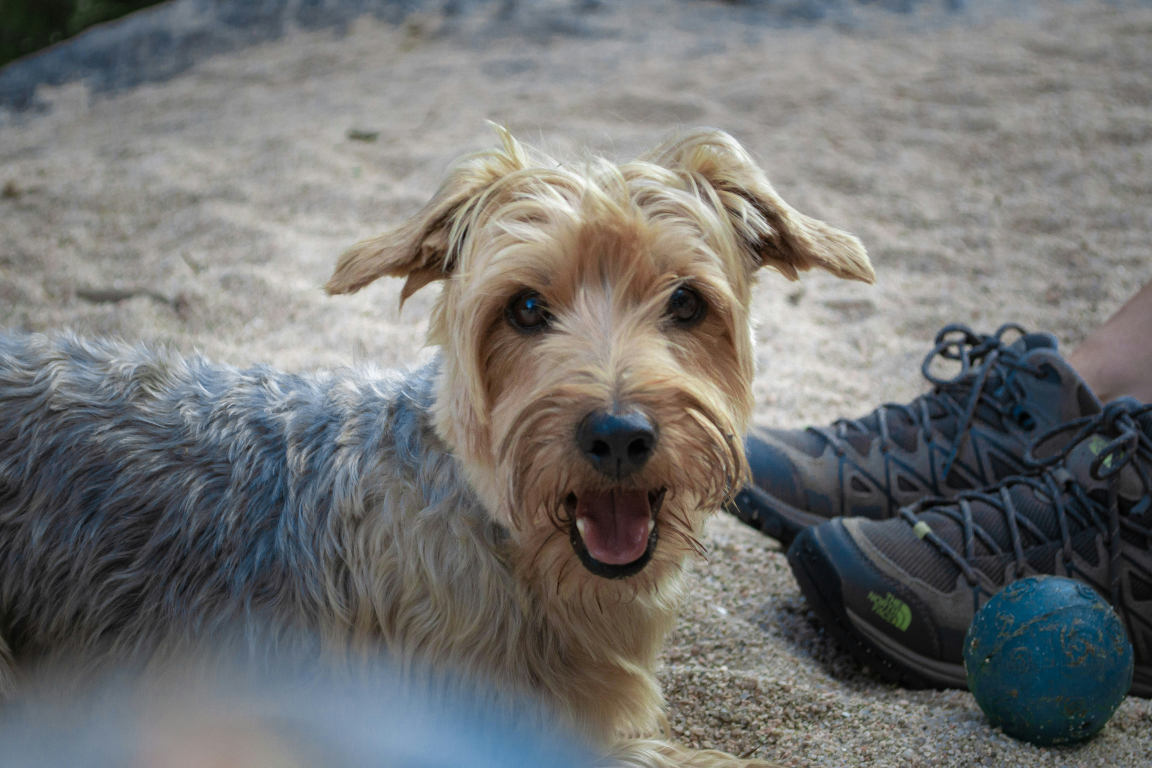
#> input picture level-4/datasets/gabriel-martin-FH3NzSqwOTU-unsplash.jpg, 4608 x 3072 px, found by its file name (shown at 1/4 size)
$ python image_preprocessing.py
#> lines starting #> are read from the running program, lines starting #| are printed output that depends on the picture
# importing libraries
import cv2
import numpy as np


image_1 = cv2.imread('level-4/datasets/gabriel-martin-FH3NzSqwOTU-unsplash.jpg')
#> image_1 is the input picture: shape (3072, 4608, 3); mean B, G, R 113.5, 114.8, 114.3
image_2 = cv2.imread('level-4/datasets/awmleer-I--YyrXUphc-unsplash.jpg')
image_3 = cv2.imread('level-4/datasets/daniel-lloyd-blunk-fernandez-QkKKggRWlE8-unsplash.jpg')
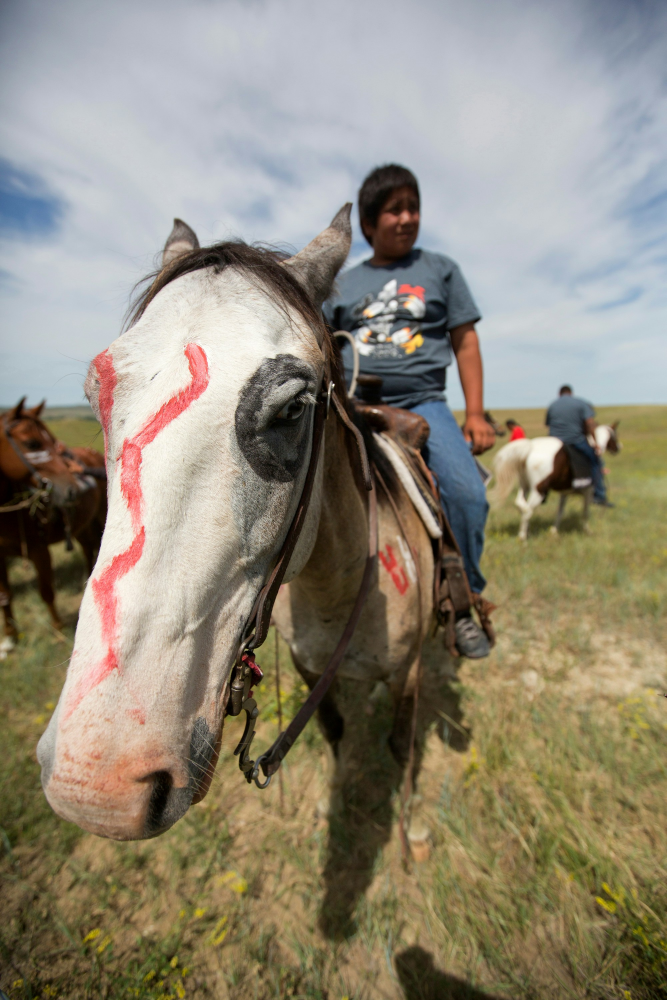
#> input picture level-4/datasets/daniel-lloyd-blunk-fernandez-QkKKggRWlE8-unsplash.jpg, 2000 x 3000 px, found by its file name (shown at 1/3 size)
#> image_3 is the input picture: shape (3000, 2000, 3); mean B, G, R 121.2, 137.2, 144.5


#resize
new_img_1 = cv2.resize(image_1,(128,128))
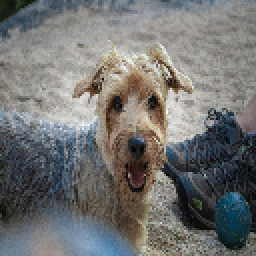
#> new_img_1: shape (128, 128, 3) (shown 2 times larger); mean B, G, R 113.8, 115.1, 114.5
#> (the run stopped early here; a loop or call above may not have finished)
